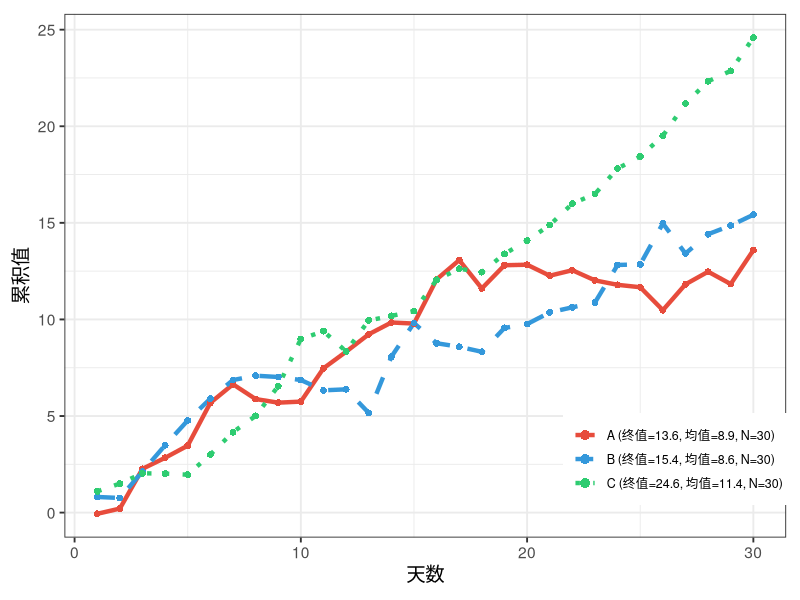

Write the R code that produced this figure.
## ---- chunk 1
library(tidyverse)
library(ggplot2)

# 创建示例数据：模拟时间序列数据
set.seed(123)
df <- data.frame(
  day = 1:30,
  A = cumsum(rnorm(30, 0.5, 1)),
  B = cumsum(rnorm(30, 0.3, 1.2)),
  C = cumsum(rnorm(30, 0.8, 0.8))
) %>%
  pivot_longer(cols = c(A, B, C), names_to = "group", values_to = "value")

# 计算每个组的统计信息
stats_df <- df %>%
  group_by(group) %>%
  summarise(
    final_value = last(value),
    mean_value = mean(value),
    N = n()
  ) %>%
  mutate(
    legend_label = sprintf("%s (终值=%.1f, 均值=%.1f, N=%d)", group, final_value, mean_value, N)
  )

legend_labels_map <- setNames(stats_df$legend_label, stats_df$group)

# 绑定数据用于颜色映射
df$legend_group <- legend_labels_map[df$group]

ggplot(df, aes(x = day, y = value, color = legend_group, linetype = legend_group)) +

  # 绘制主线
  geom_line(size = 1.5) +

  # 添加数据点
  geom_point(size = 2, shape = 16) +

  # 颜色和线型设置
  scale_color_manual(
    values = c("#e74c3c", "#3498db", "#2ecc71"),
    labels = legend_labels_map
  ) +
  scale_linetype_manual(
    values = c("solid", "dashed", "dotted"),
    labels = legend_labels_map
  ) +

  theme_bw(base_size = 14) +
  theme(
    legend.position = c(0.85, 0.15),
    legend.title = element_blank(),
    legend.text = element_text(size = 9),
    plot.margin = margin(10, 10, 10, 10)
  ) +
  labs(
    x = "天数",
    y = "累积值"
  ) +
  guides(
    color = guide_legend(override.aes = list(size = 3)),
    linetype = guide_legend(override.aes = list(size = 3))
  )
